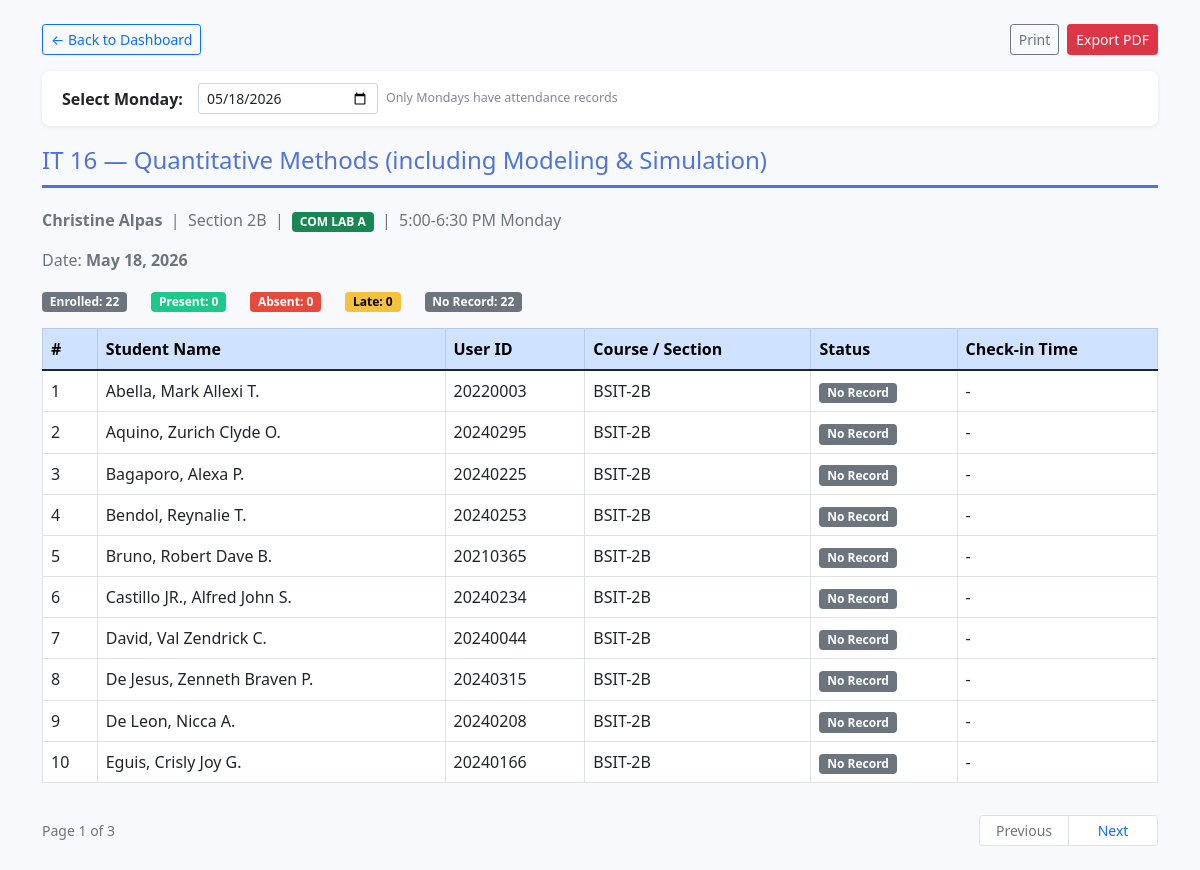
The page /reports.php?type=subject&subject_id=2&date=2026-05-18 on the database its author committed.
### tables this page shows
CREATE TABLE `subjects` (
  `subject_id` int(11) NOT NULL,
  `subject_code` varchar(20) NOT NULL,
  `subject_name` varchar(100) DEFAULT NULL,
  `teacher_name` varchar(100) DEFAULT NULL,
  `course` varchar(50) DEFAULT NULL,
  `section` varchar(10) DEFAULT NULL,
  `room` varchar(20) DEFAULT 'COM LAB A',
  `schedule` varchar(50) DEFAULT NULL
);

CREATE TABLE `student_data` (
  `id` int(11) NOT NULL,
  `g4_profile_id` int(11) NOT NULL,
  `user_id` varchar(20) NOT NULL,
  `name` varchar(100) DEFAULT NULL,
  `gender` varchar(10) DEFAULT NULL,
  `course` varchar(50) DEFAULT NULL,
  `section` varchar(10) DEFAULT NULL,
  `class_code` varchar(10) DEFAULT NULL,
  `contact` varchar(100) DEFAULT NULL,
  `email` varchar(100) DEFAULT NULL,
  `received_at` timestamp NOT NULL DEFAULT current_timestamp()
);

### reports.php (the view, shortened to what this page needs)
<?php
$db = new PDO('mysql:host=localhost;dbname=G6_reports_db;charset=utf8mb4', 'root', '');
$db->setAttribute(PDO::ATTR_ERRMODE, PDO::ERRMODE_EXCEPTION);
$db->setAttribute(PDO::ATTR_DEFAULT_FETCH_MODE, PDO::FETCH_ASSOC);
$type      = $_GET['type'] ?? 'daily';
$today     = date('Y-m-d');
$date      = $_GET['date'] ?? (date('N') == 1 ? $today : date('Y-m-d', strtotime('last monday')));
$subjectId = $_GET['subject_id'] ?? '';
$page    = max(1, (int)($_GET['page'] ?? 1));
$perPage = 10;
$offset  = ($page - 1) * $perPage;
function buildPageUrl($pageNumber) {
    $params = $_GET;
    $params['page'] = $pageNumber;
    return '?' . http_build_query($params);
}
function renderPagination($page, $totalPages) {
    echo '<div class="d-flex justify-content-between align-items-center mt-3 no-print">';
    echo '<small class="text-muted">Page ' . $page . ' of ' . $totalPages . '</small>';
    echo '<nav><ul class="pagination pagination-sm mb-0">';
    if ($page > 1) {
        echo '<li class="page-item"><a class="page-link" href="' . buildPageUrl($page - 1) . '">Previous</a></li>';
    } else {
        echo '<li class="page-item disabled"><span class="page-link">Previous</span></li>';
    }
    if ($page < $totalPages) {
        echo '<li class="page-item"><a class="page-link" href="' . buildPageUrl($page + 1) . '">Next</a></li>';
    } else {
        echo '<li class="page-item disabled"><span class="page-link">Next</span></li>';
    }
    echo '</ul></nav></div>';
}
?>
<!DOCTYPE html>
<html>
<head>
    <link href="https://cdn.jsdelivr.net/npm/bootstrap@5.1.3/dist/css/bootstrap.min.css" rel="stylesheet">
</head>
<body class="p-4">
<div class="container">
    <div class="d-flex justify-content-between align-items-center mb-3 no-print">
        <a href="index.php" class="btn btn-sm btn-outline-primary">&larr; Back to Dashboard</a>
        <div class="d-flex gap-2">
            <button onclick="printReport()" class="btn btn-sm btn-outline-secondary">Print</button>
            <button onclick="exportPDF()" class="btn btn-sm btn-danger">Export PDF</button>
        </div>
    </div>
    <div class="date-picker-bar no-print">
        <label class="fw-bold mb-0" style="white-space:nowrap;">Select Monday:</label>
        <form method="GET" class="d-flex align-items-center gap-2 flex-wrap">
            <input type="date" name="date" value="<?= htmlspecialchars($date) ?>"
                   class="form-control form-control-sm" style="width:180px;" onchange="this.form.submit()">
            <span class="monday-only-note">Only Mondays have attendance records</span>
        </form>
    </div>
    <?php
    if ($type === 'daily'):
        $countStmt = $db->prepare("
            SELECT COUNT(*)
            FROM attendance_data a
            LEFT JOIN student_data sd ON a.user_id = sd.user_id
            WHERE a.date = ?
        ");
        $countStmt->execute([$date]);
        $totalRows  = (int)$countStmt->fetchColumn();
        $totalPages = max(1, (int)ceil($totalRows / $perPage));
        if ($page > $totalPages) { $page = $totalPages; $offset = ($page - 1) * $perPage; }
        $rows = $db->prepare("
            SELECT sd.name, sd.course, sd.section, a.user_id, a.status, a.check_in
            FROM attendance_data a
            LEFT JOIN student_data sd ON a.user_id = sd.user_id
            WHERE a.date = :date
            ORDER BY sd.section, sd.name
            LIMIT :limit OFFSET :offset
        ");
        $rows->bindValue(':date', $date);
        $rows->bindValue(':limit', $perPage, PDO::PARAM_INT);
        $rows->bindValue(':offset', $offset, PDO::PARAM_INT);
        $rows->execute();
        $records = $rows->fetchAll();
        $totals = $db->prepare("
            SELECT COUNT(*) AS total,
                   SUM(status='Present') AS present,
                   SUM(status='Absent')  AS absent,
                   SUM(status='Late')    AS late
            FROM attendance_data
            WHERE date = ?
        ");
        $totals->execute([$date]);
        $t = $totals->fetch();
    ?>
        <h4 class="section-title">Monday Attendance &mdash; <?= date('F j, Y', strtotime($date)) ?></h4>
        <div class="row mb-3">
            <div class="col-auto"><span class="badge bg-secondary">Total: <?= $t['total'] ?? 0 ?></span></div>
            <div class="col-auto"><span class="badge badge-present">Present: <?= $t['present'] ?? 0 ?></span></div>
            <div class="col-auto"><span class="badge badge-absent">Absent: <?= $t['absent'] ?? 0 ?></span></div>
            <div class="col-auto"><span class="badge badge-late">Late: <?= $t['late'] ?? 0 ?></span></div>
        </div>
        <?php if (empty($records)): ?>
            <p class="no-data">No attendance records for this Monday.</p>
        <?php else: ?>
        <div class="table-responsive">
            <table class="table table-bordered table-hover bg-white" id="reportTable">
                <thead class="table-primary">
                    <tr><th>#</th><th>Student Name</th><th>User ID</th><th>Course</th><th>Section</th><th>Status</th><th>Check-in Time</th></tr>
                </thead>
                <tbody>
                    <?php foreach ($records as $i => $row):
                        $bc = match($row['status']) { 'Present'=>'badge-present','Absent'=>'badge-absent','Late'=>'badge-late',default=>'badge-excused' };
                    ?>
                    <tr>
                        <td><?= $offset + $i + 1 ?></td>
                        <td><?= htmlspecialchars($row['name'] ?? 'Unknown') ?></td>
                        <td><?= htmlspecialchars($row['user_id']) ?></td>
                        <td><?= htmlspecialchars($row['course'] ?? '-') ?></td>
                        <td><?= htmlspecialchars($row['section'] ?? '-') ?></td>
                        <td><span class="badge <?= $bc ?>"><?= htmlspecialchars($row['status']) ?></span></td>
                        <td><?= htmlspecialchars($row['check_in'] ?? '-') ?></td>
                    </tr>
                    <?php endforeach; ?>
                </tbody>
            </table>
        </div>
        <?php renderPagination($page, $totalPages); ?>
        <?php endif; ?>
    <?php
    elseif ($type === 'subject' && $subjectId):
        $sub = $db->prepare("SELECT subject_id, subject_code, subject_name, teacher_name, course, section, room, schedule FROM subjects WHERE subject_id = ?");
        $sub->execute([$subjectId]);
        $subject = $sub->fetch();
        $countStmt = $db->prepare("SELECT COUNT(*) FROM subject_enrollment WHERE subject_id = ?");
        $countStmt->execute([$subjectId]);
        $totalRows  = (int)$countStmt->fetchColumn();
        $totalPages = max(1, (int)ceil($totalRows / $perPage));
        $rows = $db->prepare("
            SELECT sd.name, sd.user_id, sd.course, sd.section, a.status, a.check_in
            FROM subject_enrollment se
            JOIN student_data sd ON se.user_id = sd.user_id
            LEFT JOIN attendance_data a ON a.user_id = se.user_id AND a.date = :date
            WHERE se.subject_id = :subject_id
            ORDER BY sd.name
            LIMIT :limit OFFSET :offset
        ");
        $rows->bindValue(':date', $date);
        $rows->bindValue(':subject_id', (int)$subjectId, PDO::PARAM_INT);
        $rows->bindValue(':limit', $perPage, PDO::PARAM_INT);
        $rows->bindValue(':offset', $offset, PDO::PARAM_INT);
        $rows->execute();
        $records = $rows->fetchAll();
        $summaryRows = $db->prepare("
            SELECT a.status
            FROM subject_enrollment se
            JOIN student_data sd ON se.user_id = sd.user_id
            LEFT JOIN attendance_data a ON a.user_id = se.user_id AND a.date = ?
            WHERE se.subject_id = ?
        ");
        $summaryRows->execute([$date, $subjectId]);
        $allSubjectRows = $summaryRows->fetchAll();
        $present = $absent = $late = $noRecord = 0;
        foreach ($allSubjectRows as $r) {
            $st = $r['status'] ?? 'No Record';
            if ($st === 'Present') $present++;
            elseif ($st === 'Absent') $absent++;
            elseif ($st === 'Late') $late++;
            else $noRecord++;
        }
    ?>
        <h4 class="section-title">
            <?= htmlspecialchars($subject['subject_code'] ?? '') ?> &mdash; <?= htmlspecialchars($subject['subject_name'] ?? '') ?>
        </h4>
        <?php if ($subject): ?>
        <p class="text-muted">
            <strong><?= htmlspecialchars($subject['teacher_name']) ?></strong>
            &nbsp;|&nbsp; Section <?= htmlspecialchars($subject['section']) ?>
            &nbsp;|&nbsp; <span class="badge bg-success"><?= htmlspecialchars($subject['room'] ?? 'COM LAB A') ?></span>
            &nbsp;|&nbsp; <?= htmlspecialchars($subject['schedule'] ?? 'Schedule not available') ?>
        </p>
        <p class="text-muted">Date: <strong><?= date('F j, Y', strtotime($date)) ?></strong></p>
        <div class="row mb-3">
            <div class="col-auto"><span class="badge bg-secondary">Enrolled: <?= count($allSubjectRows) ?></span></div>
            <div class="col-auto"><span class="badge badge-present">Present: <?= $present ?></span></div>
            <div class="col-auto"><span class="badge badge-absent">Absent: <?= $absent ?></span></div>
            <div class="col-auto"><span class="badge badge-late">Late: <?= $late ?></span></div>
            <div class="col-auto"><span class="badge bg-secondary">No Record: <?= $noRecord ?></span></div>
        </div>
        <?php endif; ?>
        <?php if (empty($records)): ?>
            <p class="no-data">No enrollment or attendance data for this subject yet.</p>
        <?php else: ?>
        <div class="table-responsive">
            <table class="table table-bordered table-hover bg-white" id="reportTable">
                <thead class="table-primary">
                    <tr><th>#</th><th>Student Name</th><th>User ID</th><th>Course / Section</th><th>Status</th><th>Check-in Time</th></tr>
                </thead>
                <tbody>
                    <?php foreach ($records as $i => $row):
                        $rowStatus = $row['status'] ?? 'No Record';
                        $bc = match($rowStatus) { 'Present'=>'badge-present','Absent'=>'badge-absent','Late'=>'badge-late','Excused'=>'badge-excused',default=>'bg-secondary' };
                    ?>
                    <tr>
                        <td><?= $offset + $i + 1 ?></td>
                        <td><?= htmlspecialchars($row['name']) ?></td>
                        <td><?= htmlspecialchars($row['user_id']) ?></td>
                        <td><?= htmlspecialchars($row['course']) ?>-<?= htmlspecialchars($row['section']) ?></td>
                        <td><span class="badge <?= $bc ?>"><?= htmlspecialchars($rowStatus) ?></span></td>
                        <td><?= htmlspecialchars($row['check_in'] ?? '-') ?></td>
                    </tr>
                    <?php endforeach; ?>
                </tbody>
            </table>
        </div>
        <?php renderPagination($page, $totalPages); ?>
        <?php endif; ?>
    <?php else: ?>
        <p class="no-data">Invalid report type. <a href="index.php">Go back to dashboard.</a></p>
    <?php endif; ?>
</div>
</body>
</html>

### reports.php (style rules this page uses)
body { background: #f8f9fc; }
.section-title { border-bottom: 3px solid #4e73df; padding-bottom: 10px; margin-bottom: 20px; color: #4e73df; }
.badge-present { background: #1cc88a; }
.badge-absent { background: #e74a3b; }
.badge-late { background: #f6c23e; color: #000; }
.date-picker-bar { background: white; border-radius: 8px; padding: 12px 20px; margin-bottom: 20px; box-shadow: 0 1px 4px rgba(0,0,0,0.08); display: flex; align-items: center; gap: 15px; flex-wrap: wrap; }
.monday-only-note { font-size: 0.78rem; color: #858796; }
.pagination .page-link { min-width: 90px; text-align: center; }

### rows shown on the page
subjects: subject_code "IT 16", subject_name "Quantitative Methods (including Modeling & Simulation)", teacher_name "Christine Alpas", section "2B", room "COM LAB A", schedule "5:00-6:30 PM Monday"
student_data: i "1", name "Abella, Mark Allexi T.", user "20220003", course "BSIT", section "2B", rowStatus "No Record", check_in "-"
student_data: i "2", name "Aquino, Zurich Clyde O.", user "20240295", course "BSIT", section "2B", rowStatus "No Record", check_in "-"
student_data: i "3", name "Bagaporo, Alexa P.", user "20240225", course "BSIT", section "2B", rowStatus "No Record", check_in "-"
student_data: i "4", name "Bendol, Reynalie T.", user "20240253", course "BSIT", section "2B", rowStatus "No Record", check_in "-"
student_data: i "5", name "Bruno, Robert Dave B.", user "20210365", course "BSIT", section "2B", rowStatus "No Record", check_in "-"
student_data: i "6", name "Castillo JR., Alfred John S.", user "20240234", course "BSIT", section "2B", rowStatus "No Record", check_in "-"
student_data: i "7", name "David, Val Zendrick C.", user "20240044", course "BSIT", section "2B", rowStatus "No Record", check_in "-"
student_data: i "8", name "De Jesus, Zenneth Braven P.", user "20240315", course "BSIT", section "2B", rowStatus "No Record", check_in "-"
student_data: i "9", name "De Leon, Nicca A.", user "20240208", course "BSIT", section "2B", rowStatus "No Record", check_in "-"
student_data: i "10", name "Eguis, Crisly Joy G.", user "20240166", course "BSIT", section "2B", rowStatus "No Record", check_in "-"

### other values the page prints
date('F j, Y', strtotime($date)) "May 18, 2026"
count($allSubjectRows) "22"
$present "0"
$absent "0"
$late "0"
$noRecord "22"
$page "1"
$totalPages "3"
